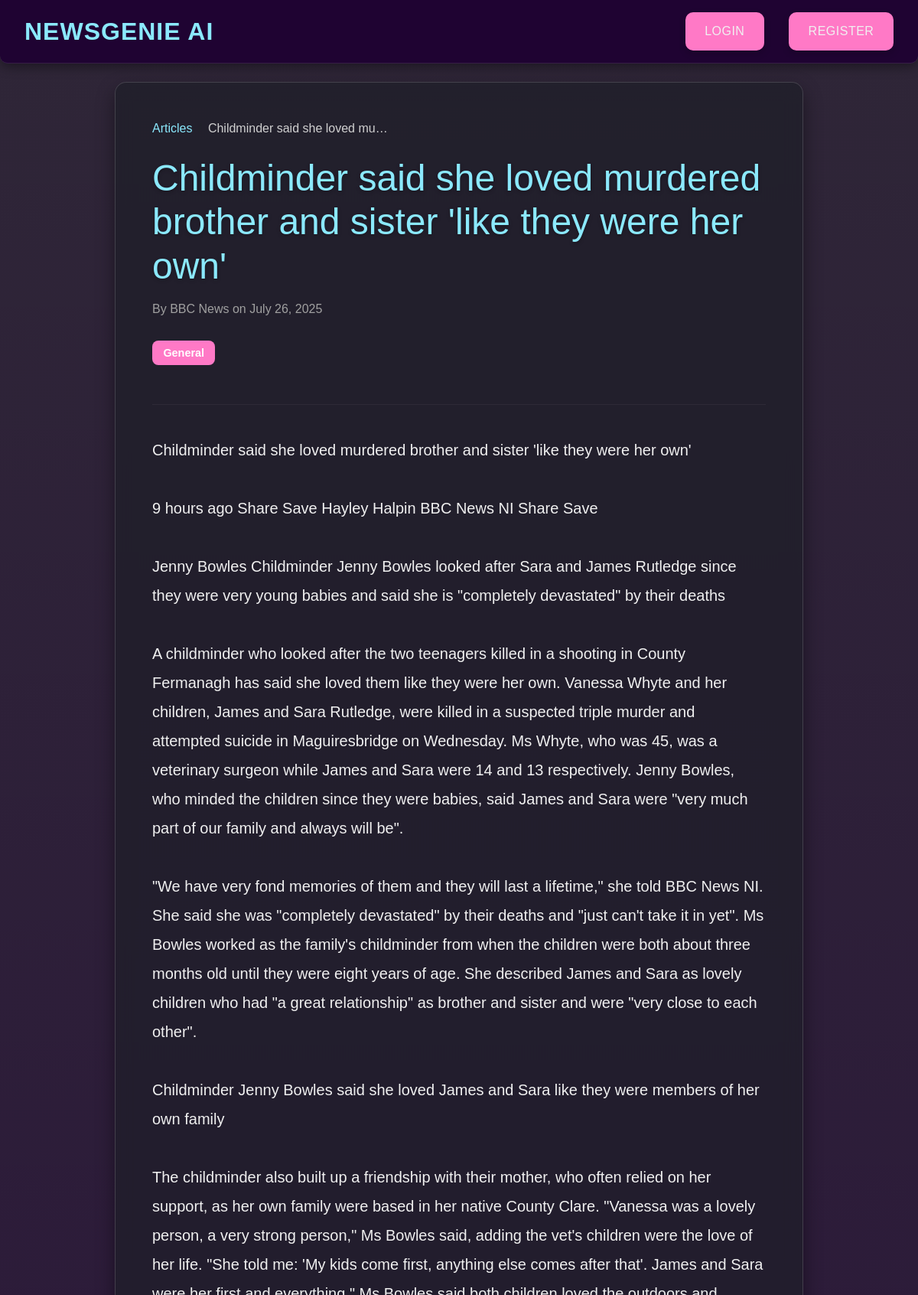
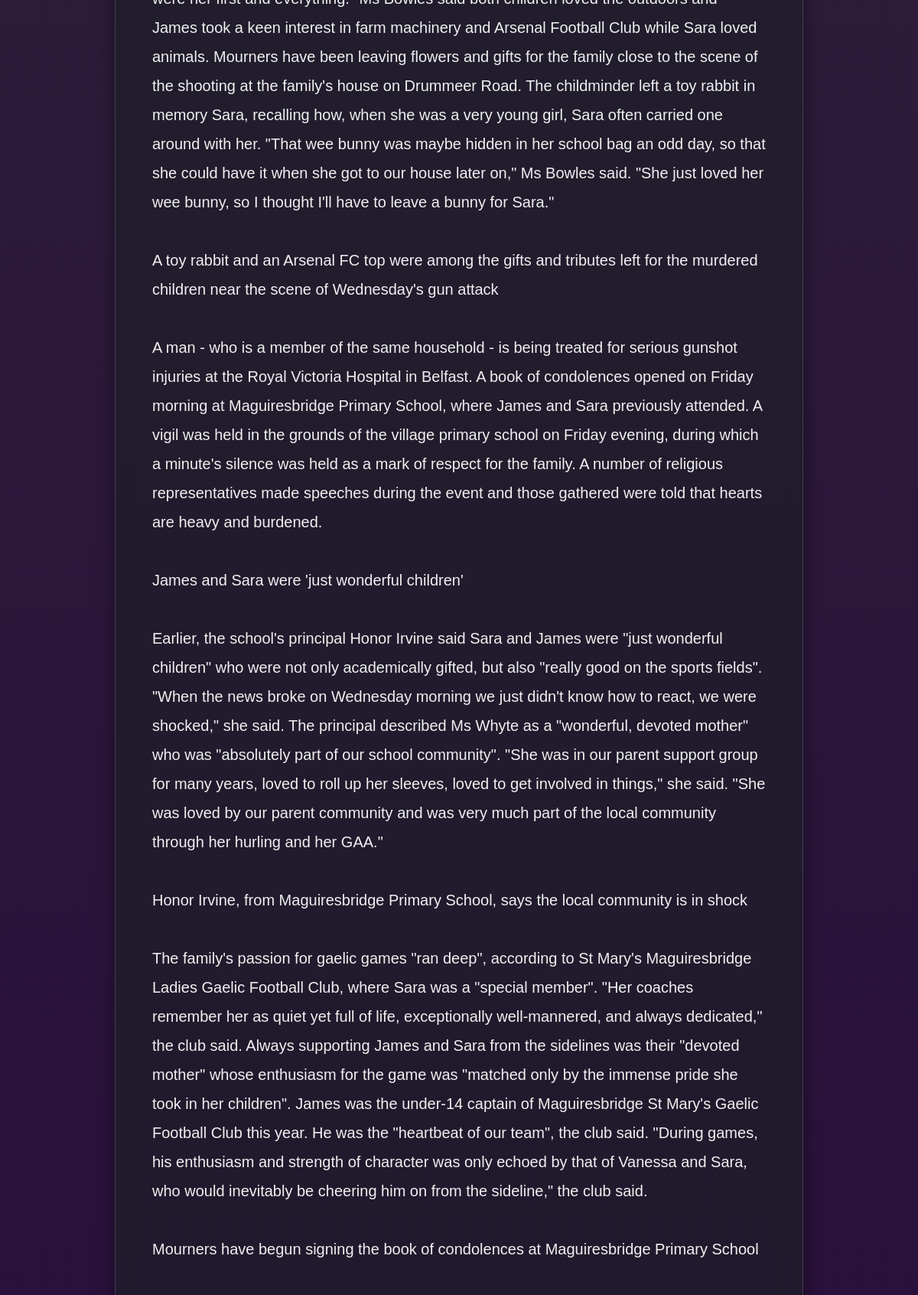
The app's page /article/221/ (upper part) with its own data (2 pictures, top to bottom).
### news/models.py (models this page shows, shortened)
class Article(models.Model):
    title = models.CharField(max_length=200)
    content = models.TextField()
    category = models.ForeignKey(Category, on_delete=models.SET_NULL, null=True, blank=True)
    published_date = models.DateTimeField(default=timezone.now)
    created_at = models.DateTimeField(auto_now_add=True)
    audio_file = models.FileField(upload_to='audio/', blank=True, null=True)
    image = models.ImageField(upload_to='articles/', blank=True, null=True)
    author = models.CharField(max_length=255, default="Unknown Source")
    publication_date = models.DateTimeField(null=True, blank=True)
    link = models.URLField(max_length=500, unique=True, null=True, blank=True)
    source = models.CharField(max_length=100, default='Unknown')
    categories = models.ManyToManyField('Category', related_name='multi_articles')
    summary = models.TextField(blank=True, null=True)
    is_summary_generated = models.BooleanField(default=False)
    approved = models.BooleanField(default=False)  # ✅ New field
    audio_file = models.FileField(upload_to='news_audio/', blank=True, null=True)
    def approved_status(self):
        return "Approved" if self.approved else "Pending"
    approved_status.boolean = True
    approved_status.short_description = "Status"
    class Meta:
        ordering = ['-published_date']

class Category(models.Model):
    name = models.CharField(max_length=100)
    description = models.TextField(blank=True)
    class Meta:
        verbose_name_plural = "Categories"

### news/views.py (the view)
# urls.py: path('article/<int:pk>/', views.ArticleDetailView.as_view(), name='article_detail'),
class ArticleDetailView(DetailView):
    model = Article
    template_name = 'news/article_detail.html'
    context_object_name = 'article'
    def get_queryset(self):
        if self.request.user.is_staff:
            return super().get_queryset()
        return super().get_queryset().filter(approved=True)
    def get_object(self, queryset=None):
        obj = super().get_object(queryset)
        if not obj.approved and not self.request.user.is_staff:
            raise Http404("Article not found or not yet approved.")
        if self.request.user.is_authenticated:
            ReadingHistory.objects.update_or_create(
                user=self.request.user,
                article=obj,
                defaults={'timestamp': timezone.now()}
            )
        return obj

### news/templates/news/article_detail.html (shortened to what this page needs)
{% extends 'base.html' %}
{% load static %}
{% block content %}
<link rel="stylesheet" href="{% static 'css/base.css' %}">
<div class="container mt-4">
    <nav aria-label="breadcrumb">
        <ol class="breadcrumb">
            <li class="breadcrumb-item"><a href="{% url 'news:article_list' %}">Articles</a></li>
            <li class="breadcrumb-item active" aria-current="page">{{ article.title|truncatechars:30 }}</li>
        </ol>
    </nav>
    <h1 class="mb-3">{{ article.title }}</h1>
    <p class="text-muted">By {{ article.author }} on {{ article.published_date|date:"F d, Y" }}</p>
    {% for category in article.categories.all %}
        <span class="badge bg-secondary me-1">{{ category.name }}</span>
    {% endfor %}
    <hr>
    <div class="lead">{{ article.content|linebreaksbr }}</div>
</div>
{% endblock %}

### static/css/base.css (style rules this page uses)
body { margin: 0; padding: 0; font-family: "Poppins", sans-serif; background-image: linear-gradient(to bottom, rgba(10, 0, 20, 0.85), rgba(30, 0, 50, 0.95)), url("../img/background.jpg"); background-size: cover; background-repeat: no-repeat; background-position: center; background-attachment: fixed; color: #e0e0e0; }
.container.mt-4 { background-color: rgba(30, 30, 40, 0.7); backdrop-filter: blur(12px); padding: 3rem; border-radius: 15px; box-shadow: 0 10px 25px rgba(0, 0, 0, 0.4); margin: 2.5rem auto; max-width: 900px; border: 1px solid rgba(255, 255, 255, 0.15); }
.container.mt-4 h1 { color: #8be9fd; font-size: 3rem; margin-bottom: 1.5rem; line-height: 1.2; text-shadow: 0 2px 5px rgba(0, 0, 0, 0.3); }
.container.mt-4 p { color: #d0d0d0; }
.container.mt-4 .text-muted { font-size: 1rem; color: #a0a0a0 !important; margin-bottom: 1.8rem; }
.container.mt-4 .badge { background-color: #ff79c6 !important; font-size: 0.9rem; padding: 0.6em 1em; border-radius: 8px; margin-right: 0.8rem; margin-bottom: 1.2rem; display: inline-block; font-weight: 600; }
.container.mt-4 hr { border-top: 1px solid rgba(255, 255, 255, 0.2); margin-top: 2rem; margin-bottom: 2.5rem; }
.container.mt-4 .lead { font-size: 1.25rem; line-height: 1.9; color: #f0f0f0; margin-bottom: 2.5rem; }
.breadcrumb { background-color: transparent; padding: 0; margin-bottom: 1.5rem; }
.breadcrumb-item a { color: #8be9fd; text-decoration: none; font-weight: 500; transition: color 0.3s ease; }
.breadcrumb-item.active { color: #d0d0d0; }

### records on screen
Article: title "Childminder said she loved mu…", title "Childminder said she loved murdered brother and sister 'like they were her own'", author "BBC News", published_date "July 26, 2025", content "Childminder said she loved murdered brother and sister 'like they were her own' 9 hours ago Share Save Hayley Halpin BBC News NI Share Save Jenny Bowles Childminder Jenny Bowles looked after Sara and James Rutledge since they were very young babies and said she is \"completely devastated\" by their deaths A childminder who looked after the two teenagers killed in a shooting in County Fermanagh has said she loved them like they were her own. Vanessa Whyte and her children, James and Sara Rutledge, were killed in a suspected triple murder and attempted suicide in Maguiresbridge on Wednesday. Ms Whyte, who was 45, was a veterinary surgeon while James and Sara were 14 and 13 respectively. Jenny…"
Category: name "General"
